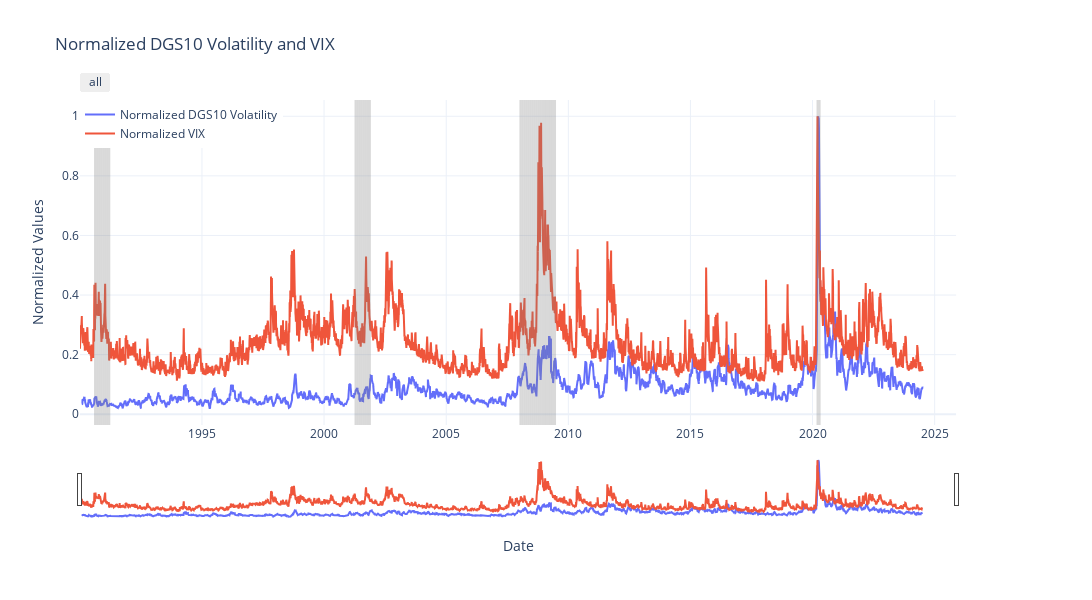

The code cell stored with this chart in its notebook:
### Code cell
import os
import sys
import pandas as pd
import plotly.graph_objs as go
from datetime import datetime as dt
from plotly.subplots import make_subplots

# Add the src directory to sys.path
src_path = os.path.expanduser('~/Desktop/GitHub/SPX_Analysis/src')
sys.path.append(src_path)

from fetcher import SeriesFetcher


def shade_recession_months(fig, usrec_series):
    """
    Shades the recession months based on the "USREC" series.

    Parameters:
        fig (plotly.graph_objs._figure.Figure): The Plotly Figure object to add the shaded regions.
        usrec_series (pd.Series): The "USREC" series with dates as index and recession indicators as values.
    """
    for date, value in usrec_series.items():
        date = pd.to_datetime(date)
        if value == 1:
            fig.add_vrect(
                x0=date, x1=date + pd.DateOffset(months=1),
                fillcolor="grey", opacity=0.3, line_width=0
            )


# Fetch DGS10 data (Yield on U.S. Treasury Securities at 10-Year)
dgs10_fetcher = SeriesFetcher('DGS10')
dgs10_data = dgs10_fetcher.get_series_data()

# Fetch VIXCLS data (Implied Volatility)
vix_fetcher = SeriesFetcher('VIXCLS')
vix_data = vix_fetcher.get_series_data()

# Convert index to datetime
dgs10_data.index = pd.to_datetime(dgs10_data.index)
vix_data.index = pd.to_datetime(vix_data.index)

# Align both datasets on the same date index
combined_data = pd.DataFrame({'DGS10': dgs10_data, 'VIX': vix_data}).dropna()

# Specify arbitrary start date
# start_date = dt.strptime('01-01-2020', "%m-%d-%Y")

# Filter data based on start date

start_date = combined_data.index[1] 

print(start_date)
combined_data = combined_data.loc[start_date:]

# Calculate Historical (Realized) Volatility for DGS10
combined_data['DGS10_Returns'] = combined_data['DGS10'].pct_change()
combined_data['DGS10_Volatility'] = combined_data['DGS10_Returns'].rolling(window=21).std() * (252**0.5)  # Annualized volatility

# Normalize the volatilities
combined_data['Normalized_DGS10_Volatility'] = combined_data['DGS10_Volatility'] / combined_data['DGS10_Volatility'].max()
combined_data['Normalized_VIX'] = combined_data['VIX'] / combined_data['VIX'].max()

# Create the plot with Plotly
fig = make_subplots(specs=[[{"secondary_y": True}]])

# Add Normalized DGS10 Volatility trace
fig.add_trace(
    go.Scatter(x=combined_data.index, y=combined_data['Normalized_DGS10_Volatility'],
               mode='lines', name='Normalized DGS10 Volatility', line=dict(dash='solid')),
    secondary_y=False,
)

# Add Normalized VIX trace
fig.add_trace(
    go.Scatter(x=combined_data.index, y=combined_data['Normalized_VIX'],
               mode='lines', name='Normalized VIX', line=dict(dash='solid')),
    secondary_y=False,
)

# Set x-axis limits to include additional offset days
offset_days = 500
x_min = combined_data.index.min()
x_max = combined_data.index.max() + pd.DateOffset(days=offset_days)
fig.update_xaxes(range=[x_min, x_max])

# Shade the recession periods based on the "USREC" series
USREC = SeriesFetcher('USREC')
usrec_series = USREC.get_series_data(x_min)
shade_recession_months(fig, usrec_series)

# Update layout with custom size and legend position
fig.update_layout(
    title='Normalized DGS10 Volatility and VIX',
    xaxis_title='Date',
    yaxis_title='Normalized Values',
    xaxis=dict(
        rangeselector=dict(
            buttons=list([
                dict(step="all")
            ])
        ),
        rangeslider=dict(
            visible=True
        ),
        type="date"
    ),
    template='plotly_white',
    width=1200,  # Set the width of the plot
    height=600,   # Set the height of the plot
    legend=dict(
        x=0,
        y=1,
        xanchor='left',
        yanchor='top',
    )
)

# Show the plot
fig.show()

### Figure 1 — Plotly figure (JSON) as saved in the notebook; plotly's stock layout.template omitted (floating-point values rounded to 4 significant figures; data arrays with more than 128 entries replaced by an {"elided": "..."} marker saying what was removed)
{"data": [{"line": {"dash": "solid"}, "mode": "lines", "name": "Normalized DGS10 Volatility", "type": "scatter", "x": {"elided": "8618 str values"}, "xaxis": "x", "y": {"elided": "8618 float values"}, "yaxis": "y"}, {"line": {"dash": "solid"}, "mode": "lines", "name": "Normalized VIX", "type": "scatter", "x": {"elided": "8618 str values"}, "xaxis": "x", "y": {"elided": "8618 float values"}, "yaxis": "y"}], "layout": {"height": 600, "legend": {"x": 0, "xanchor": "left", "y": 1, "yanchor": "top"}, "shapes": [{"fillcolor": "grey", "line": {"width": 0}, "opacity": 0.3, "type": "rect", "x0": "1990-08-01T00:00:00", "x1": "1990-09-01T00:00:00", "xref": "x", "y0": 0, "y1": 1, "yref": "y domain"}, {"fillcolor": "grey", "line": {"width": 0}, "opacity": 0.3, "type": "rect", "x0": "1990-09-01T00:00:00", "x1": "1990-10-01T00:00:00", "xref": "x", "y0": 0, "y1": 1, "yref": "y domain"}, {"fillcolor": "grey", "line": {"width": 0}, "opacity": 0.3, "type": "rect", "x0": "1990-10-01T00:00:00", "x1": "1990-11-01T00:00:00", "xref": "x", "y0": 0, "y1": 1, "yref": "y domain"}, {"fillcolor": "grey", "line": {"width": 0}, "opacity": 0.3, "type": "rect", "x0": "1990-11-01T00:00:00", "x1": "1990-12-01T00:00:00", "xref": "x", "y0": 0, "y1": 1, "yref": "y domain"}, {"fillcolor": "grey", "line": {"width": 0}, "opacity": 0.3, "type": "rect", "x0": "1990-12-01T00:00:00", "x1": "1991-01-01T00:00:00", "xref": "x", "y0": 0, "y1": 1, "yref": "y domain"}, {"fillcolor": "grey", "line": {"width": 0}, "opacity": 0.3, "type": "rect", "x0": "1991-01-01T00:00:00", "x1": "1991-02-01T00:00:00", "xref": "x", "y0": 0, "y1": 1, "yref": "y domain"}, {"fillcolor": "grey", "line": {"width": 0}, "opacity": 0.3, "type": "rect", "x0": "1991-02-01T00:00:00", "x1": "1991-03-01T00:00:00", "xref": "x", "y0": 0, "y1": 1, "yref": "y domain"}, {"fillcolor": "grey", "line": {"width": 0}, "opacity": 0.3, "type": "rect", "x0": "1991-03-01T00:00:00", "x1": "1991-04-01T00:00:00", "xref": "x", "y0": 0, "y1": 1, "yref": "y domain"}, {"fillcolor": "grey", "line": {"width": 0}, "opacity": 0.3, "type": "rect", "x0": "2001-04-01T00:00:00", "x1": "2001-05-01T00:00:00", "xref": "x", "y0": 0, "y1": 1, "yref": "y domain"}, {"fillcolor": "grey", "line": {"width": 0}, "opacity": 0.3, "type": "rect", "x0": "2001-05-01T00:00:00", "x1": "2001-06-01T00:00:00", "xref": "x", "y0": 0, "y1": 1, "yref": "y domain"}, {"fillcolor": "grey", "line": {"width": 0}, "opacity": 0.3, "type": "rect", "x0": "2001-06-01T00:00:00", "x1": "2001-07-01T00:00:00", "xref": "x", "y0": 0, "y1": 1, "yref": "y domain"}, {"fillcolor": "grey", "line": {"width": 0}, "opacity": 0.3, "type": "rect", "x0": "2001-07-01T00:00:00", "x1": "2001-08-01T00:00:00", "xref": "x", "y0": 0, "y1": 1, "yref": "y domain"}, {"fillcolor": "grey", "line": {"width": 0}, "opacity": 0.3, "type": "rect", "x0": "2001-08-01T00:00:00", "x1": "2001-09-01T00:00:00", "xref": "x", "y0": 0, "y1": 1, "yref": "y domain"}, {"fillcolor": "grey", "line": {"width": 0}, "opacity": 0.3, "type": "rect", "x0": "2001-09-01T00:00:00", "x1": "2001-10-01T00:00:00", "xref": "x", "y0": 0, "y1": 1, "yref": "y domain"}, {"fillcolor": "grey", "line": {"width": 0}, "opacity": 0.3, "type": "rect", "x0": "2001-10-01T00:00:00", "x1": "2001-11-01T00:00:00", "xref": "x", "y0": 0, "y1": 1, "yref": "y domain"}, {"fillcolor": "grey", "line": {"width": 0}, "opacity": 0.3, "type": "rect", "x0": "2001-11-01T00:00:00", "x1": "2001-12-01T00:00:00", "xref": "x", "y0": 0, "y1": 1, "yref": "y domain"}, {"fillcolor": "grey", "line": {"width": 0}, "opacity": 0.3, "type": "rect", "x0": "2008-01-01T00:00:00", "x1": "2008-02-01T00:00:00", "xref": "x", "y0": 0, "y1": 1, "yref": "y domain"}, {"fillcolor": "grey", "line": {"width": 0}, "opacity": 0.3, "type": "rect", "x0": "2008-02-01T00:00:00", "x1": "2008-03-01T00:00:00", "xref": "x", "y0": 0, "y1": 1, "yref": "y domain"}, {"fillcolor": "grey", "line": {"width": 0}, "opacity": 0.3, "type": "rect", "x0": "2008-03-01T00:00:00", "x1": "2008-04-01T00:00:00", "xref": "x", "y0": 0, "y1": 1, "yref": "y domain"}, {"fillcolor": "grey", "line": {"width": 0}, "opacity": 0.3, "type": "rect", "x0": "2008-04-01T00:00:00", "x1": "2008-05-01T00:00:00", "xref": "x", "y0": 0, "y1": 1, "yref": "y domain"}, {"fillcolor": "grey", "line": {"width": 0}, "opacity": 0.3, "type": "rect", "x0": "2008-05-01T00:00:00", "x1": "2008-06-01T00:00:00", "xref": "x", "y0": 0, "y1": 1, "yref": "y domain"}, {"fillcolor": "grey", "line": {"width": 0}, "opacity": 0.3, "type": "rect", "x0": "2008-06-01T00:00:00", "x1": "2008-07-01T00:00:00", "xref": "x", "y0": 0, "y1": 1, "yref": "y domain"}, {"fillcolor": "grey", "line": {"width": 0}, "opacity": 0.3, "type": "rect", "x0": "2008-07-01T00:00:00", "x1": "2008-08-01T00:00:00", "xref": "x", "y0": 0, "y1": 1, "yref": "y domain"}, {"fillcolor": "grey", "line": {"width": 0}, "opacity": 0.3, "type": "rect", "x0": "2008-08-01T00:00:00", "x1": "2008-09-01T00:00:00", "xref": "x", "y0": 0, "y1": 1, "yref": "y domain"}, {"fillcolor": "grey", "line": {"width": 0}, "opacity": 0.3, "type": "rect", "x0": "2008-09-01T00:00:00", "x1": "2008-10-01T00:00:00", "xref": "x", "y0": 0, "y1": 1, "yref": "y domain"}, {"fillcolor": "grey", "line": {"width": 0}, "opacity": 0.3, "type": "rect", "x0": "2008-10-01T00:00:00", "x1": "2008-11-01T00:00:00", "xref": "x", "y0": 0, "y1": 1, "yref": "y domain"}, {"fillcolor": "grey", "line": {"width": 0}, "opacity": 0.3, "type": "rect", "x0": "2008-11-01T00:00:00", "x1": "2008-12-01T00:00:00", "xref": "x", "y0": 0, "y1": 1, "yref": "y domain"}, {"fillcolor": "grey", "line": {"width": 0}, "opacity": 0.3, "type": "rect", "x0": "2008-12-01T00:00:00", "x1": "2009-01-01T00:00:00", "xref": "x", "y0": 0, "y1": 1, "yref": "y domain"}, {"fillcolor": "grey", "line": {"width": 0}, "opacity": 0.3, "type": "rect", "x0": "2009-01-01T00:00:00", "x1": "2009-02-01T00:00:00", "xref": "x", "y0": 0, "y1": 1, "yref": "y domain"}, {"fillcolor": "grey", "line": {"width": 0}, "opacity": 0.3, "type": "rect", "x0": "2009-02-01T00:00:00", "x1": "2009-03-01T00:00:00", "xref": "x", "y0": 0, "y1": 1, "yref": "y domain"}, {"fillcolor": "grey", "line": {"width": 0}, "opacity": 0.3, "type": "rect", "x0": "2009-03-01T00:00:00", "x1": "2009-04-01T00:00:00", "xref": "x", "y0": 0, "y1": 1, "yref": "y domain"}, {"fillcolor": "grey", "line": {"width": 0}, "opacity": 0.3, "type": "rect", "x0": "2009-04-01T00:00:00", "x1": "2009-05-01T00:00:00", "xref": "x", "y0": 0, "y1": 1, "yref": "y domain"}, {"fillcolor": "grey", "line": {"width": 0}, "opacity": 0.3, "type": "rect", "x0": "2009-05-01T00:00:00", "x1": "2009-06-01T00:00:00", "xref": "x", "y0": 0, "y1": 1, "yref": "y domain"}, {"fillcolor": "grey", "line": {"width": 0}, "opacity": 0.3, "type": "rect", "x0": "2009-06-01T00:00:00", "x1": "2009-07-01T00:00:00", "xref": "x", "y0": 0, "y1": 1, "yref": "y domain"}, {"fillcolor": "grey", "line": {"width": 0}, "opacity": 0.3, "type": "rect", "x0": "2020-03-01T00:00:00", "x1": "2020-04-01T00:00:00", "xref": "x", "y0": 0, "y1": 1, "yref": "y domain"}, {"fillcolor": "grey", "line": {"width": 0}, "opacity": 0.3, "type": "rect", "x0": "2020-04-01T00:00:00", "x1": "2020-05-01T00:00:00", "xref": "x", "y0": 0, "y1": 1, "yref": "y domain"}], "title": {"text": "Normalized DGS10 Volatility and VIX"}, "width": 1200, "xaxis": {"anchor": "y", "autorange": false, "domain": [0, 0.94], "range": ["1990-01-03T00:00:00", "2025-11-17T00:00:00"], "rangeselector": {"buttons": [{"step": "all"}]}, "rangeslider": {"autorange": true, "range": ["1990-01-03", "2025-11-17"], "visible": true, "yaxis": {"_template": null, "rangemode": "match"}}, "title": {"text": "Date"}, "type": "date"}, "yaxis": {"anchor": "x", "autorange": true, "domain": [0, 1], "range": [-0.03604, 1.055], "title": {"text": "Normalized Values"}, "type": "linear"}, "yaxis2": {"anchor": "x", "overlaying": "y", "side": "right"}}}
